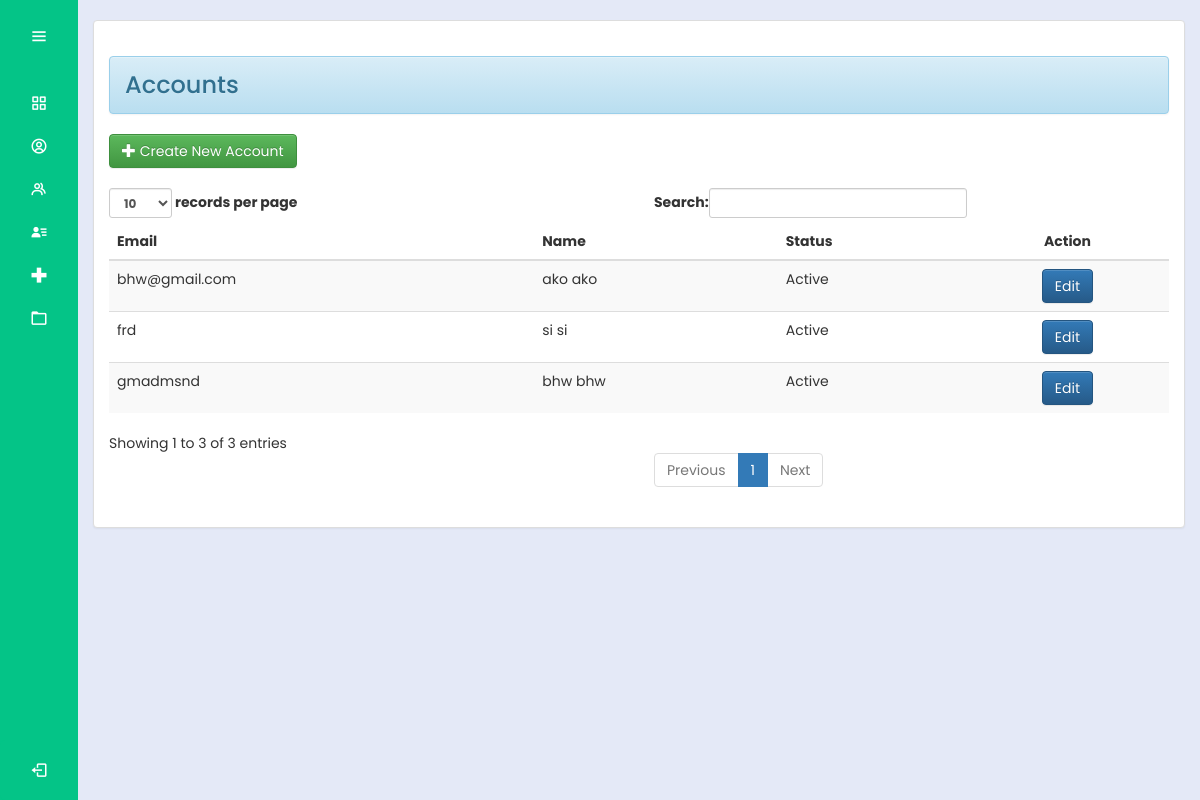
/admin/account.php (signed in), run on the app's committed database.
### tables this page shows
CREATE TABLE `user` (
  `id` int(11) NOT NULL,
  `email` varchar(255) NOT NULL,
  `password` varchar(255) NOT NULL,
  `fname` varchar(255) NOT NULL,
  `lname` varchar(200) NOT NULL,
  `usertype` int(2) NOT NULL,
  `address` varchar(200) NOT NULL,
  `mobile_number` varchar(12) NOT NULL,
  `photo` varchar(200) NOT NULL,
  `reset_token_hash` varchar(64) NOT NULL,
  `reset_token_expires_at` datetime(6) NOT NULL
);

### admin/account.php (the view, shortened to what this page needs)
<?php
@include "../connection/connect.php";
if(isset($_SESSION['user_data'])){
?>
<!DOCTYPE html>
<html lang="en">
<head>
  <link rel="stylesheet" href="../cssmainmenu/style.css">
  <link href='https://unpkg.com/boxicons@2.1.4/css/boxicons.min.css' rel='stylesheet'>
  <link rel = "stylesheet" type = "text/css" href = "../css/bootstrap.css " />
 <link rel = "stylesheet" type = "text/css" href = "../css/style.css" />
 <link rel="stylesheet" href="https://maxcdn.bootstrapcdn.com/bootstrap/3.3.5/css/bootstrap.min.css">
<link rel="stylesheet" href="https://maxcdn.bootstrapcdn.com/bootstrap/3.3.5/css/bootstrap-theme.min.css">
</head>
<body>
<?php try {
    include_once('side_menu.php');
} catch (Exception $e) {
    echo "Error: " . $e->getMessage();
}
 ?>
  <section class="home-section">
    <br>
    <div class = "container-fluid">
		<div class = "panel panel-default">
			<div class = "panel-body">
			<h3><div class = "alert alert-info">Accounts</div></h3>
				<a class = "btn btn-success" href = "add_account.php"><i class="glyphicon glyphicon-plus"></i>  Create New Account</a>
				<br />
				<br />
        <table id = "table" class = "table table-striped table-hover">
					<thead>
						<tr>
					  	<th>Email</th>
							<th>Name</th>
							<th>Status</th>
             				<th style="text-align: center;">Action</th>
						</tr>
					</thead>
					<tbody>
						<?php
						$userTypes = [2, 3];
						$userTypesString = implode(',', $userTypes);
						$query = $mysqli->query("SELECT * FROM `user` WHERE usertype IN ($userTypesString)") or die(mysqli_error());
													while($fetch = $query->fetch_array()){
						?>
						<tr>
						<td><?php echo $fetch['email']?></td>
            <td><?php echo $fetch['fname'] . ' ' . $fetch['lname']; ?></td>
              <td>
			  <?php
echo ($fetch['usertype'] == 2) ? 'Active' : ($fetch['usertype'] == 3 ? 'Deactivated' : '');
?>
             </td>
                <td style="text-align: center;"><a class = "btn btn-primary profile-button" href = "edit_account.php?id=<?php echo $fetch['id']?>"> Edit</a>
			</td>
						</tr>
						<?php
							}
						?>
					</tbody>
				</table>
			</div>
		</div>
	</div>
  </section>
</body>
</html>
<?php
}
else{
	header("Location:.././index.php?error=UnAuthorized Access");
}

### cssmainmenu/style.css (style rules this page uses)
:root { --color-default: #04c487; --color-second:#04c487; --color-white:#fff; --color-body:#e4e9f7; --color-light:#e0e0e0; }
* { padding: 0%; margin: 0%; box-sizing: border-box; font-family: 'Poppins', sans-serif; }
body { min-height: 100vh; }
.home-section { position: relative; background-color: var(--color-body); min-height: 100vh; top:0; left:78px; width: calc(100% - 78px); transition: all .5s ease; z-index: 2; }

### css/style.css (style rules this page uses)
.profile-button { background: #04c487; border: none; color: #fff; }
body { font-family: Arial, sans-serif; }

### data on the page
user: email "gmadmsnd", fname "bhw", lname "bhw", usertype "Active"
user: email "bhw@gmail.com", fname "ako", lname "ako", usertype "Active"
user: email "frd", fname "si", lname "si", usertype "Active"
